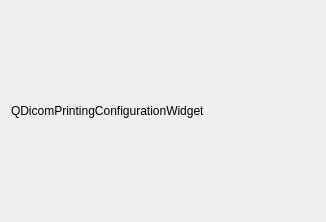
<?xml version="1.0" encoding="UTF-8"?>
<ui version="4.0">
 <class>QDicomPrintingConfigurationWidgetBase</class>
 <widget class="QWidget" name="QDicomPrintingConfigurationWidgetBase">
  <property name="geometry">
   <rect>
    <x>0</x>
    <y>0</y>
    <width>326</width>
    <height>222</height>
   </rect>
  </property>
  <layout class="QGridLayout" name="gridLayout">
   <item row="0" column="0">
    <widget class="QLabel" name="label">
     <property name="text">
      <string>QDicomPrintingConfigurationWidget</string>
     </property>
    </widget>
   </item>
  </layout>
 </widget>
 <resources/>
 <connections/>
</ui>
